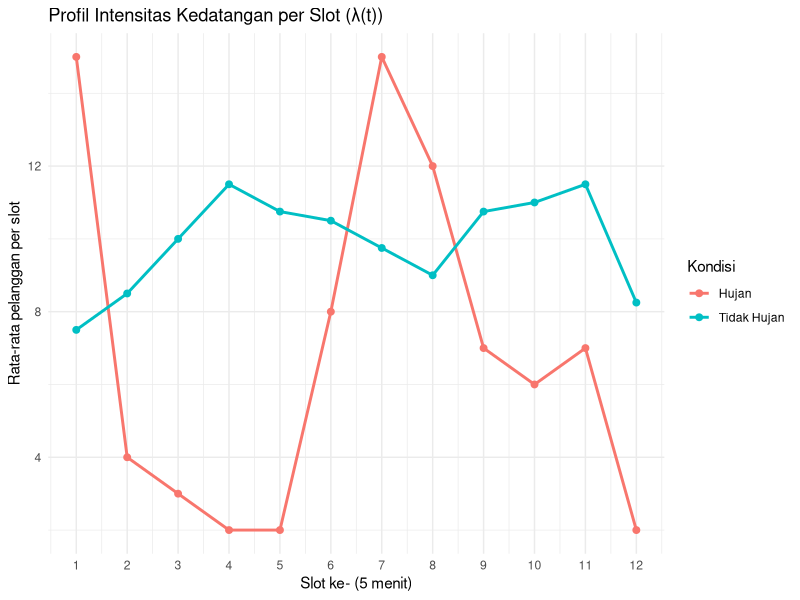
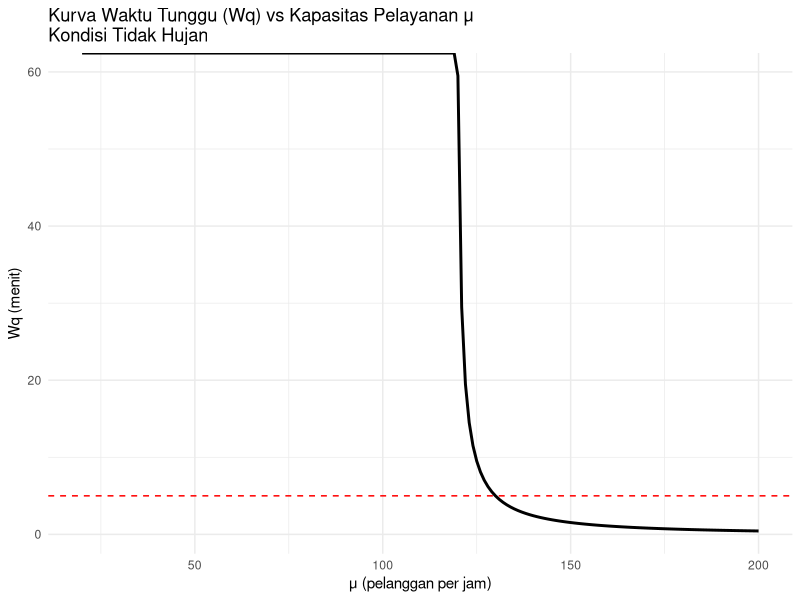

These charts were generated, in order, by the following R code:
## ---- chunk 1
library(tidyverse)

# Data hasil observasi (sudah kamu buat)
df <- tribble(
  ~Tanggal, ~Slot_Waktu, ~Jumlah, ~Kondisi,
  "2025-11-11","11.50 - 11.55",6,"Tidak Hujan",
  "2025-11-11","11.55 - 12.00",7,"Tidak Hujan",
  "2025-11-11","12.00 - 12.05",12,"Tidak Hujan",
  "2025-11-11","12.05 - 12.10",14,"Tidak Hujan",
  "2025-11-11","12.10 - 12.15",8,"Tidak Hujan",
  "2025-11-11","12.15 - 12.20",9,"Tidak Hujan",
  "2025-11-11","12.20 - 12.25",9,"Tidak Hujan",
  "2025-11-11","12.25 - 12.30",7,"Tidak Hujan",
  "2025-11-11","12.30 - 12.35",13,"Tidak Hujan",
  "2025-11-11","12.35 - 12.40",11,"Tidak Hujan",
  "2025-11-11","12.40 - 12.45",9,"Tidak Hujan",
  "2025-11-11","12.45 - 12.50",7,"Tidak Hujan",
  "2025-11-12","11.50 - 11.55",10,"Tidak Hujan",
  "2025-11-12","11.55 - 12.00",11,"Tidak Hujan",
  "2025-11-12","12.00 - 12.05",12,"Tidak Hujan",
  "2025-11-12","12.05 - 12.10",12,"Tidak Hujan",
  "2025-11-12","12.10 - 12.15",11,"Tidak Hujan",
  "2025-11-12","12.15 - 12.20",13,"Tidak Hujan",
  "2025-11-12","12.20 - 12.25",5,"Tidak Hujan",
  "2025-11-12","12.25 - 12.30",5,"Tidak Hujan",
  "2025-11-12","12.30 - 12.35",9,"Tidak Hujan",
  "2025-11-12","12.35 - 12.40",7,"Tidak Hujan",
  "2025-11-12","12.40 - 12.45",9,"Tidak Hujan",
  "2025-11-12","12.45 - 12.50",11,"Tidak Hujan",
  "2025-11-13","11.50 - 11.55",6,"Tidak Hujan",
  "2025-11-13","11.55 - 12.00",8,"Tidak Hujan",
  "2025-11-13","12.00 - 12.05",12,"Tidak Hujan",
  "2025-11-13","12.05 - 12.10",13,"Tidak Hujan",
  "2025-11-13","12.10 - 12.15",8,"Tidak Hujan",
  "2025-11-13","12.15 - 12.20",9,"Tidak Hujan",
  "2025-11-13","12.20 - 12.25",13,"Tidak Hujan",
  "2025-11-13","12.25 - 12.30",12,"Tidak Hujan",
  "2025-11-13","12.30 - 12.35",14,"Tidak Hujan",
  "2025-11-13","12.35 - 12.40",13,"Tidak Hujan",
  "2025-11-13","12.40 - 12.45",14,"Tidak Hujan",
  "2025-11-13","12.45 - 12.50",12,"Tidak Hujan",
  "2025-11-19","11.50 - 11.55",8,"Tidak Hujan",
  "2025-11-19","11.55 - 12.00",8,"Tidak Hujan",
  "2025-11-19","12.00 - 12.05",4,"Tidak Hujan",
  "2025-11-19","12.05 - 12.10",7,"Tidak Hujan",
  "2025-11-19","12.10 - 12.15",16,"Tidak Hujan",
  "2025-11-19","12.15 - 12.20",11,"Tidak Hujan",
  "2025-11-19","12.20 - 12.25",12,"Tidak Hujan",
  "2025-11-19","12.25 - 12.30",12,"Tidak Hujan",
  "2025-11-19","12.30 - 12.35",7,"Tidak Hujan",
  "2025-11-19","12.35 - 12.40",13,"Tidak Hujan",
  "2025-11-19","12.40 - 12.45",14,"Tidak Hujan",
  "2025-11-19","12.45 - 12.50",3,"Tidak Hujan",
  "2025-11-18","11.50 - 11.55",15,"Hujan",
  "2025-11-18","11.55 - 12.00",4,"Hujan",
  "2025-11-18","12.00 - 12.05",3,"Hujan",
  "2025-11-18","12.05 - 12.10",2,"Hujan",
  "2025-11-18","12.10 - 12.15",2,"Hujan",
  "2025-11-18","12.15 - 12.20",8,"Hujan",
  "2025-11-18","12.20 - 12.25",15,"Hujan",
  "2025-11-18","12.25 - 12.30",12,"Hujan",
  "2025-11-18","12.30 - 12.35",7,"Hujan",
  "2025-11-18","12.35 - 12.40",6,"Hujan",
  "2025-11-18","12.40 - 12.45",7,"Hujan",
  "2025-11-18","12.45 - 12.50",2,"Hujan"
)
## ---- chunk 2
df_clean <- df %>%
  mutate(
    Tanggal = as.Date(Tanggal),                 # ubah ke Date
    slot_id = row_number(),                     # index urut (opsional)
    slot_index = rep(1:12, times = nrow(df) / 12)  # 12 slot per hari
  )

# Ringkasan total per hari dan kondisi
daily_summary <- df_clean %>%
  group_by(Tanggal, Kondisi) %>%
  summarise(
    total = sum(Jumlah),
    .groups = "drop"
  )

daily_summary

## ---- chunk 3
# Asumsi jendela observasi = 1 jam (12 slot x 5 menit)
daily_lambda <- daily_summary %>%
  mutate(
    lambda_per_hour = total / 1     # pelanggan per jam
  )

daily_lambda

# Rata-rata λ per kondisi cuaca
lambda_by_cond <- daily_lambda %>%
  group_by(Kondisi) %>%
  summarise(
    lambda_mean = mean(lambda_per_hour),
    lambda_sd   = sd(lambda_per_hour),
    .groups = "drop"
  )

lambda_by_cond
## ---- chunk 4
# Cek mean dan varians jumlah pelanggan per slot (5 menit) per kondisi
slot_stats <- df_clean %>%
  group_by(Kondisi) %>%
  summarise(
    mean_slot   = mean(Jumlah),
    var_slot    = var(Jumlah),
    ratio_var_mean = var(Jumlah) / mean(Jumlah),
    .groups = "drop"
  )

slot_stats

## ---- chunk 5
slot_lambda <- df_clean %>%
  group_by(slot_index, Kondisi) %>%
  summarise(
    rata_slot = mean(Jumlah),
    .groups = "drop"
  )

slot_lambda
## ---- chunk 6
ggplot(slot_lambda, aes(x = slot_index, y = rata_slot, color = Kondisi)) +
  geom_line(linewidth = 1) +
  geom_point(size = 2) +
  scale_x_continuous(breaks = 1:12) +
  labs(
    title = "Profil Intensitas Kedatangan per Slot (λ(t))",
    x = "Slot ke- (5 menit)",
    y = "Rata-rata pelanggan per slot"
  ) +
  theme_minimal()

## ---- chunk 7
lambda_normal <- lambda_by_cond$lambda_mean[lambda_by_cond$Kondisi == "Tidak Hujan"]
lambda_hujan  <- lambda_by_cond$lambda_mean[lambda_by_cond$Kondisi == "Hujan"]

elasticity <- (lambda_hujan - lambda_normal) / lambda_normal
elasticity

## ---- chunk 8
# Fungsi metrik M/M/1 (versi tanpa stop, kasih flag stabil)
mm1_metrics <- function(lambda, mu) {
  stabil <- lambda < mu
  
  if (!stabil) {
    return(
      tibble(
        lambda = lambda,
        mu     = mu,
        rho    = NA_real_,
        L      = NA_real_,
        Lq     = NA_real_,
        W      = NA_real_,
        Wq     = NA_real_,
        stabil = FALSE
      )
    )
  }
  
  rho <- lambda / mu
  L   <- rho / (1 - rho)
  Lq  <- rho^2 / (1 - rho)
  W   <- 1 / (mu - lambda)
  Wq  <- rho / (mu - lambda)
  
  tibble(
    lambda = lambda,
    mu     = mu,
    rho    = rho,
    L      = L,
    Lq     = Lq,
    W      = W,
    Wq     = Wq,
    stabil = TRUE
  )
}

# Asumsi service rate satu kasir (μ) ~ 30 pelanggan/jam (≈ 2 menit per transaksi)
mu_kasir <- 30

mm1_normal <- mm1_metrics(lambda_normal, mu_kasir) %>%
  mutate(Kondisi = "Tidak Hujan")

mm1_hujan <- mm1_metrics(lambda_hujan, mu_kasir) %>%
  mutate(Kondisi = "Hujan")

mm1_compare <- bind_rows(mm1_normal, mm1_hujan) %>%
  mutate(
    W_min  = W  * 60,
    Wq_min = Wq * 60
  ) %>%
  select(Kondisi, stabil, everything())

mm1_compare

## ---- chunk 9
target_Wq_min <- 5
target_Wq_hour <- target_Wq_min / 60

mu_grid <- tibble(mu = seq(20, 200, by = 1)) %>%
  rowwise() %>%
  mutate(
    lambda = lambda_normal,
    rho    = lambda / mu,
    Wq     = ifelse(lambda < mu, rho / (mu - lambda), Inf),
    Wq_min = Wq * 60
  ) %>%
  ungroup()

mu_needed <- mu_grid %>%
  filter(Wq_min <= target_Wq_min) %>%
  slice(1)

mu_needed

## ---- chunk 10
ggplot(mu_grid, aes(x = mu, y = Wq_min)) +
  geom_line(linewidth = 1) +
  geom_hline(yintercept = target_Wq_min, linetype = "dashed", color = "red") +
  labs(
    title = "Kurva Waktu Tunggu (Wq) vs Kapasitas Pelayanan μ\nKondisi Tidak Hujan",
    x = "μ (pelanggan per jam)",
    y = "Wq (menit)"
  ) +
  theme_minimal()
